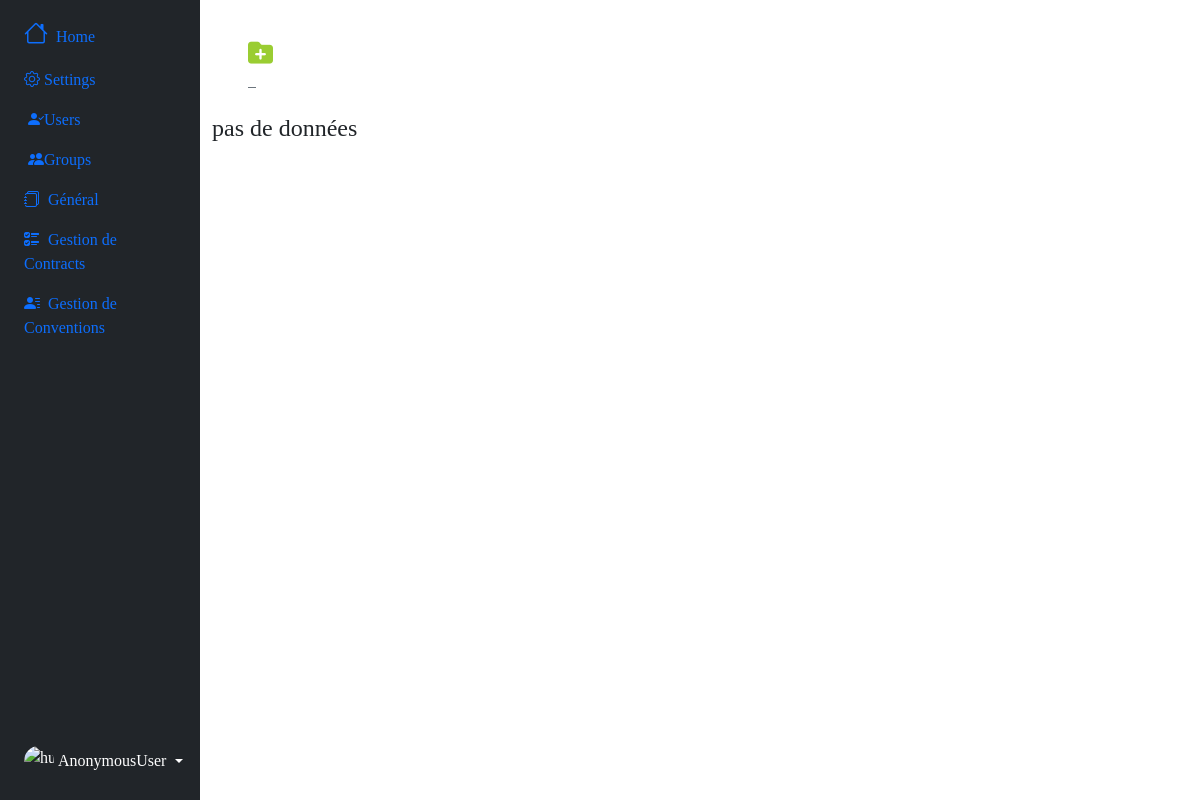
Page /convention on the earlier database version.
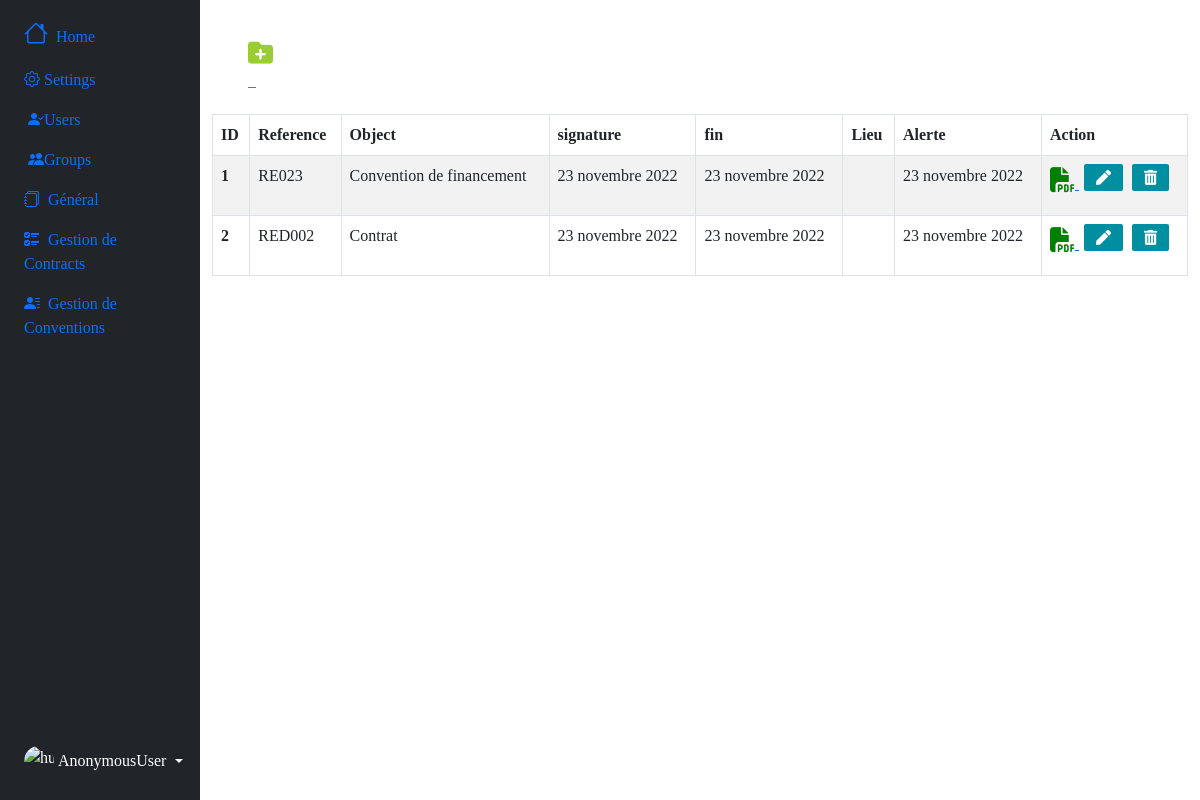
Same page on the later database version.
### gestionconvention/models.py (models this page shows, shortened)
class Convention(models.Model):
    type = models.ForeignKey(Type, on_delete=models.CASCADE, null=True, blank=True)
    partenaire = models.ForeignKey(Partenaire, on_delete=models.CASCADE, null=True, blank=True)
    structure = models.ForeignKey(Structure, on_delete=models.CASCADE, null=True, blank=True)
    reference = models.CharField(max_length=10)
    objet = models.TextField(null=True, blank=True)
    montant = models.FloatField()
    duree = models.CharField(max_length=10)
    date_signature = models.DateField(null=True, blank=True)
    date_debut = models.DateField()
    date_fin = models.DateField(null=True, blank=True)
    nombre_renouv = models.IntegerField(null=True, blank=True)
    date_renouvel = models.DateField(null=True, blank=True)
    date_alerte = models.DateField(null=True, blank=True)
    file = models.FileField(upload_to='uploads_files/', null=True, blank=True)
    created_at =models.DateField(auto_now_add=True)
    updated_at = models.DateField(auto_now=True)

### gestionconvention/views.py (the view)
# urls.py: path('convention', views.convention, name="convention"),
def convention(request):
    conventions = Convention.objects.all()
    context = {"conventions":conventions}
    return render(request, 'gestionconvention/convention.html', context)

### gestionconvention/templates/gestionconvention/convention.html (shortened to what this page needs)
{% extends 'index.html' %}
{% load bootstrap_icons %}
{% block btn %}
					<a href="{% url 'convention_add' %}" class="btn-outline-secondary" style="width: 50px; height: 50px; margin-right: 30px;" title="Add Convention">
						<i style="color: yellowgreen; font-size: 25px; " class="fa-sharp fa-solid fa-folder-plus"></i> &nbsp;&nbsp;
					</a>
{% endblock btn %}
{% block main%}
{% if conventions %}
<table table id="example" class="table table-striped table-bordered" style="width:100%">
  <thead>
    <tr>
      <th scope="col">ID</th>
      <th scope="col">Reference</th>
      <th scope="col">Object</th>
      <th scope="col">signature</th>
      <th scope="col">fin</th>
      <th scope="col">Lieu</th>
      <th scope="col">Alerte</th>
      <th scope="col">Action</th>
    </tr>
  </thead>
  <tbody>
    {% for convention in conventions %}
    <tr>
      <th scope="row">{{convention.id}}</th>
      <td>{{convention.reference}}</td>
      <td>{{convention.objet}}</td>
      <td>{{convention.date_signature}}</td>
      <td>{{convention.date_fin}}</td>
      <td>{{convention.lieu}}</td>
      <td>{{convention.date_alerte}}</td>
      <td>
        <a href ="{{convention.file.url}}" title="Lire le fichier">
            <i style="font-size: 25px; color: green" class="fa-solid fa-file-pdf"></i>
        </a>
        <a href="{% url 'convention_edit' convention.id %}" class="btn btn-success text-center" title="Edit Convention">
            <i style="font-size: 15px;" class="fas fa-pen"></i>
        </a>
        <a class="btn btn-secondary text-center" title="Delete Convention" data-bs-toggle="modal" data-bs-target="#deleteModal{{convention.id}}">
            <i style="font-size: 15px;" class="fas fa-trash-alt"></i>
        </a>
      </td>
    </tr>
    {% endfor %}
  </tbody>
</table>
{% else %}
 	<h4>pas de données</h4>
 {% endif %}
  {% endblock main%}

### templates/index.html (shortened to what this page needs)
{% load static %}
{% load bootstrap_icons %}
<!DOCTYPE html>
<html>
<head>
    	<link href="https://cdn.jsdelivr.net/npm/bootstrap@5.0.2/dist/css/bootstrap.min.css" rel="stylesheet">
		<link rel="stylesheet" href="https://cdn.jsdelivr.net/npm/bootstrap-icons@1.9.1/font/bootstrap-icons.css">
   		<link href="https://cdn.jsdelivr.net/npm/bootstrap@5.0.2/dist/css/bootstrap.min.css" rel="stylesheet">
    	<link rel="stylesheet" href="https://cdnjs.cloudflare.com/ajax/libs/font-awesome/6.1.1/css/all.min.css">
    	<link rel="stylesheet" href="https://cdnjs.cloudflare.com/ajax/libs/font-awesome/5.15.4/css/all.min.css" />
    	<link rel="stylesheet" href={% static "css/index.css" %}>
		<link rel="stylesheet" type="text/css" href="https://cdn.datatables.net/v/bs5/jq-3.6.0/jszip-2.5.0/dt-1.12.1/b-2.2.3/b-html5-2.2.3/b-print-2.2.3/datatables.min.css"/>
</head>
<body>
		<div class="container-fluid">
			<div class="row flex-nowrap">
				<div class="col-auto col-md-3 col-xl-2 px-sm-2 px-0 bg-dark">
					<div class="d-flex flex-column align-items-center align-items-sm-start px-3 pt-2 text-white min-vh-100">
						<ul class="nav nav-pills flex-column mb-sm-auto mb-0 align-items-center align-items-sm-start" id="menu">
							<li class="nav-item">
								<a href="{% url 'home' %}" class="nav-link align-middle px-0">
									<i class="fs-4 bi-house"></i> <span class="ms-1 d-none d-sm-inline">Home</span>
								</a>
							</li>
							<li>
								<a href="#submenu1" data-bs-toggle="collapse" class="nav-link px-0 align-middle">
									<i class="bi bi-gear"></i><span class="ms-1 d-none d-sm-inline">Settings</span> </a>
								<ul class="collapse show nav flex-column ms-1" id="submenu1" data-bs-parent="#menu">
									<li class="w-100">
										<a href="{% url 'users' %}" class="nav-link px-0"> <i class="bi bi-person-check-fill"></i><span class="d-none d-sm-inline">Users</span></a>
									</li>
									<li>
										<a href="#" class="nav-link px-0"> <i class="bi bi-people-fill"></i><span class="d-none d-sm-inline">Groups</span></a>
									</li>
								</ul>
							</li>
							<li>
								<a href="#submenu4" data-bs-toggle="collapse" class="nav-link px-0 align-middle">
									<i class="bi bi-journals"></i> <span class="ms-1 d-none d-sm-inline">Général</span> </a>
							</li>
							<li>
								<a href="#submenu2" data-bs-toggle="collapse" class="nav-link px-0 align-middle ">
									<i class="bi bi-ui-checks"></i> <span class="ms-1 d-none d-sm-inline">Gestion de Contracts</span></a>
							</li>
							<li>
								<a href="#submenu3" data-bs-toggle="collapse" class="nav-link px-0 align-middle">
									<i class="bi bi-person-lines-fill"></i> <span class="ms-1 d-none d-sm-inline">Gestion de Conventions</span> </a>
							</li>
						</ul>
						<div class="dropdown pb-4">
							<a href="#" class="d-flex align-items-center text-white text-decoration-none dropdown-toggle" id="dropdownUser1" data-bs-toggle="dropdown" aria-expanded="false">
								<img src="{{request.user.photo.url}}" alt="hugenerd" width="30" height="30" class="rounded-circle">
								<span class="d-none d-sm-inline mx-1">{{request.user}}</span>
							</a>
						</div>
					</div>
				</div>
				<div class="col py-3">
				<div class="row m-sm-4">
					{% block btn %}{% endblock btn %}
				</div>
					{% block main %}
					{% endblock main %}
				</div>
			</div>
		</div>
</body>
</html>

### gestioncontrat/templates/gestioncontrat/delete.html (shortened to what this page needs)
{% extends 'gestioncontrat/baseModal.html' %}

### contrat/static/css/index.css (style rules this page uses)
* { padding: 0; margin: 0; box-sizing: border-box; list-style-type: none; text-decoration: none; font-family: "verdana"; }
.btn { background-color: #008ea1; border-radius: 2px; color: #fff; font-size: .3rem; border: none; cursor: pointer; margin-bottom: 1rem; margin-left: 5px; }
#menu:checked~.sidebar .sidebar-brand, h2 span:last-child, #menu:checked~.sidebar .sidebar-brand, li a span:last-child { display: none; }

Differences in the rows shown:
added Convention: id "1", reference "RE023", objet "Convention de financement", date_signature "23 novembre 2022", date_fin "23 novembre 2022", date_alerte "23 novembre 2022"
added Convention: id "2", reference "RED002", objet "Contrat", date_signature "23 novembre 2022", date_fin "23 novembre 2022", date_alerte "23 novembre 2022"
Other differences:
text no longer shown: "pas de données"
text now shown: "ID Reference Object signature fin Lieu Alerte Action"
